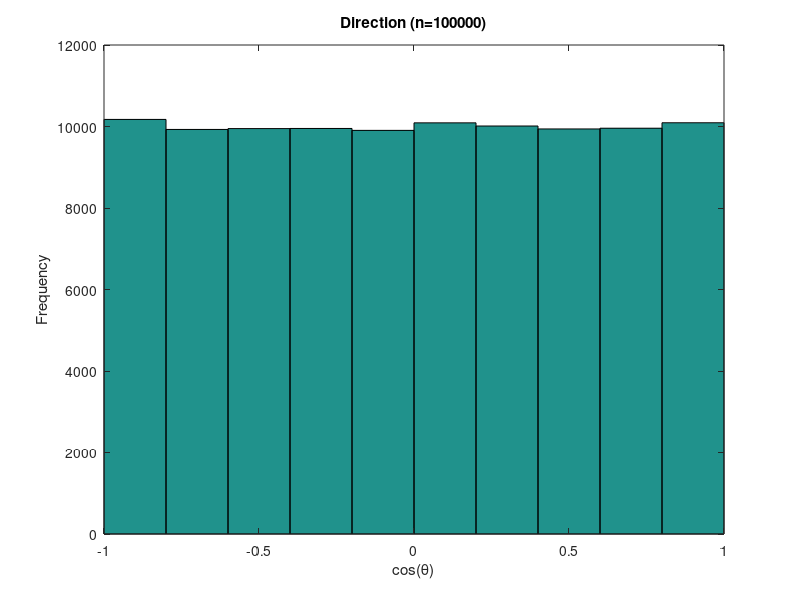
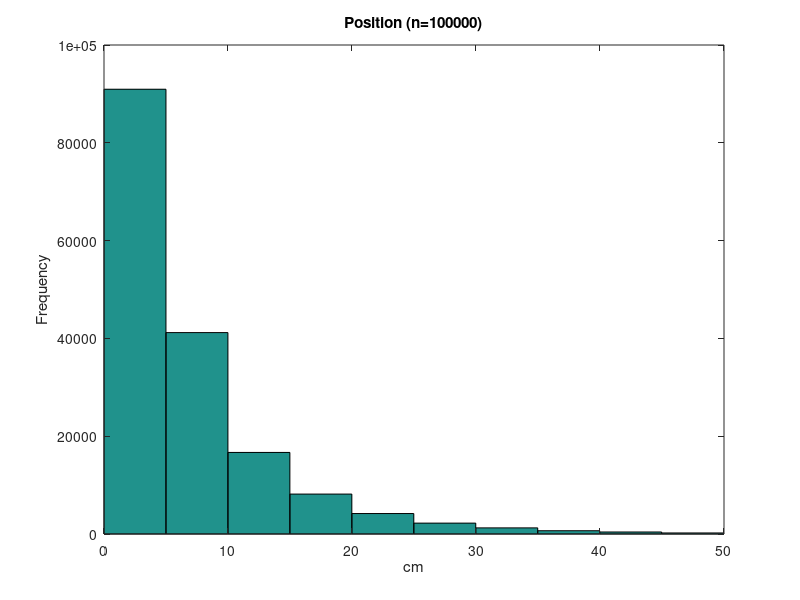
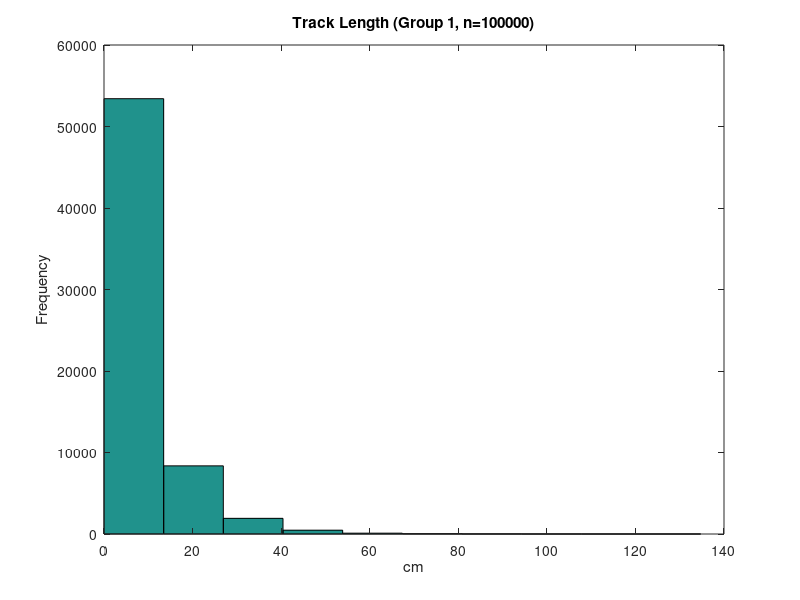
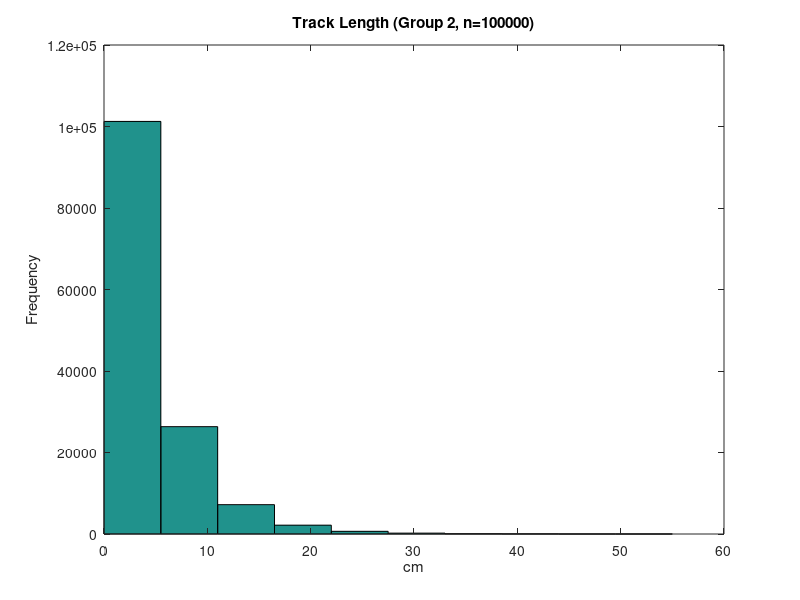

MATLAB code to generate these figures, in order:
function [xhat,binNames,absorb,nsour]= SimpleMCTrackLengthEstimator()
%% Simple MC With a Collision Esimator
% Matthew J. Urffer (matthew.urffer@gmail.com)


%% Material Properties
ng = 2;                                 % Number of groups
totxs = [0.1, 0.2];                     % Total cross section in group i
scat = [0.05, 0.04; 0.0, 0.1];          % Scatter from group i to j
sour = [4, 6];                          % Source in group i

% Displaying Parameters
fprintf(1,'Total number of E groups %d\n',ng);
fprintf(1,'Total Cross Sections\n');
disp(totxs);
fprintf(1,'Inter Group Scattering\n');
disp(scat);
fprintf(1,'Source Cross Sections\n');
disp(sour);
%% Geometry Properies
width = 50;
sWidth = 5;
V = width; 

%% Computing Derived Quanties
% Total Scattering Cross Section for each group
totscat = zeros(ng,1);
for i=1:ng
    for j=1:ng
        totscat(i) = totscat(i) + scat(i,j);
    end
end
fprintf(1,'Total Scattering Matrix\n');
disp(totscat);

% Convert Source to CDF
sour = cumsum(sour);
sour = sour/sour(end);
fprintf(1,'Source CDF\n');
disp(sour);

% Converting Scattering Cross Sections to CDF
for i = 1:ng
    for j=2:ng
        scat(i,j) = scat(i,j)+scat(i,j-1);
    end
    for j=1:ng
        scat(i,j) = scat(i,j)/scat(i,end);
    end
end
fprintf(1,'Total Scattering CDF\n');
disp(scat);

%% Setting up Binning Strucutres
nbins = 6;
bin = zeros(nbins,1);
binNames = ...
   {'Particles Exiting Left (group 1) ','Particles Exiting Left (group 2) ',...
    'Particles Exiting Right (group 1)','Particles Exiting Right (group 2)',...
    'Track Length Flux (group 1)      ','Track Length Flux (group 2)      '};
bin2 = zeros(nbins,1);
absorb = zeros(ng,1);
nsour = zeros(ng,1);
tr = cell(1);
dir = 0;
pos = 0;

%% Running Simulation
nhist = 100000;

for ih=1:nhist
    tbin = zeros(nbins,1);
    
    %% Find the Original Position, energy and direction
    x = sWidth*rand(1);      % Position
    mu = 2*rand(1)-1;        % Direction cosine
    w = 1;                   % Particle Weight
    dir(end+1) = mu;
    if ( rand(1) < sour(1))
        ig = 1;
    else
        ig = 2;
    end
    nsour(ig) = nsour(ig) + 1;
    %% Simulate the Particle bouncing around
    % This is done by using an infinate loop that is broken once the
    % particle leaves the problem geometry or is absorbed
    while (true)
        %% Mean Free Paths to Next Collision and Distance
        mfp = -log(1-rand(1));
        dd = mfp/totxs(ig);
        x = x+dd*mu;
        pos(end+1) = x;
        
        %% What Could have Happened?
        
        if (x <0)               % Particle has exited the left boundary
            % Contribute to leakage
            tbin(ig) = tbin(ig)+1;
            % Contribute to flux bins
            tbin(ig+4)= tbin(ig+4)+ abs(w*(x-dd*mu-0)/mu);
            trackLength = zeros(ng,1);
            trackLength(ig) = abs(w*(x-dd*mu-0)/mu);
            tr{end+1} = trackLength;
            break;
        elseif (x > width)      % Particle has exited the right boundary
            % Contibute to leakage
            tbin(ig+ng) = tbin(ig+ng)+1;
            % Contribute to flux bins (delta Phi = w/(sigma*V)
            tbin(ig+4)= tbin(ig+4)+ abs(w*(width-x-dd*mu)/mu);
            trackLength = zeros(ng,1);
            trackLength(ig) = abs(w*(width-x-dd*mu)/mu);
            tr{end+1} = trackLength;
            break;
        else                    % Must have been a collision
            % Contribute to flux bins (delta Phi = w/(sigma*V)
            tbin(ig+4)= tbin(ig+4)+ abs(w*dd);       % Travels the whole mean free path
            trackLength = zeros(ng,1);
            trackLength(ig) = abs(w*dd);
            tr{end+1} = trackLength;          
            if (rand(1) > totscat(ig)/totxs(ig) )
                % Absorbition Collions
                absorb(ig) = absorb(ig) +1;
                break;
            else
                % Pick new direction and energy group
                mu = 2*rand(1)-1;
                if ( rand(1) < scat(ig,1))
                    ig = 1;
                else
                    ig = 2;
                end
                % Code continues on to MFP calcuation (top of while)
            end
            
        end
    end
    bin = bin + tbin;
    bin2 = bin2 + tbin.^2;
end
% Dividing the Flux Bins by the volume
bin(4:end) = bin(4:end)/V;
bin2(4:end) = bin(4:end)/V;
%% Output results
xhat = bin/nhist;
x2hat = bin2/nhist;
sampleVar = (nhist/(nhist-1))*abs(x2hat - xhat.^2);
sampleSTD = sqrt(sampleVar);
meanVar = sampleVar/nhist;
meanSTD = sqrt(meanVar);
precent = meanSTD./xhat;
fprintf(1,'Simulating %d histories\n',nhist);
for i=1:nbins
    fprintf(1,'For bin %d %s \t%2.4e\t +/- %2.2e (%2.4f%%)\n',i,binNames{i},xhat(i),meanSTD(i),precent(i));
end

% Looking at histograms of direction and position
dir(1) = [];
pos(1) = [];
tr(1) = [];
tr = cell2mat(tr);
trGroup1 = tr(1,:);
trGroup1(trGroup1 == 0) = [];
trGroup2 = tr(2,:);
trGroup2(trGroup2 == 0) = [];
pos(pos <0 | pos > width) = [];
figure(1);  hist(dir);  title(sprintf('Direction (n=%d)',nhist)); 
ylabel('Frequency'); xlabel('cos(\theta)');
figure(2);  hist(pos);  title(sprintf('Position (n=%d)',nhist)); 
ylabel('Frequency'); xlabel('cm');
figure(3); hist(trGroup1); title(sprintf('Track Length (Group 1, n=%d)',nhist));
ylabel('Frequency'); xlabel('cm');
figure(4); hist(trGroup2); title(sprintf('Track Length (Group 2, n=%d)',nhist));
ylabel('Frequency'); xlabel('cm');
end